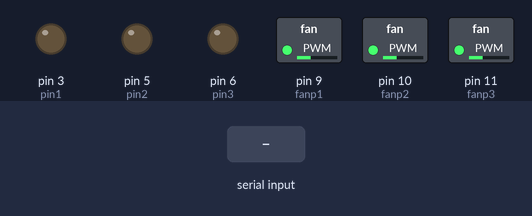
Simulated run of this sketch. Board: Arduino Uno, built with avr-gcc and run on an emulated ATmega328P. Parts: switched loads named in the sketch (green lamp = pin HIGH), output pins drawn as LEDs (lit = HIGH). Inputs (shaded band) come from the test bench.

Above: at 1.2 s.
1.3 s: "b" received over Serial
At 2.5 s:
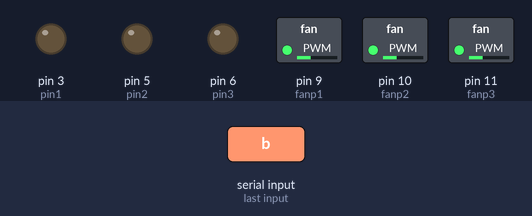
2.8 s: byte 108 ('l') received over Serial
At 3.8 s:
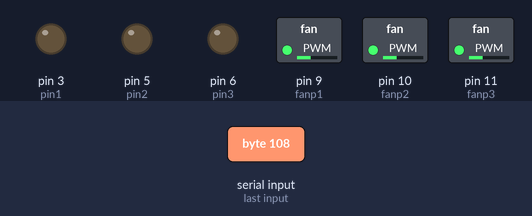
4.3 s: "g" received over Serial
At 4.9 s:
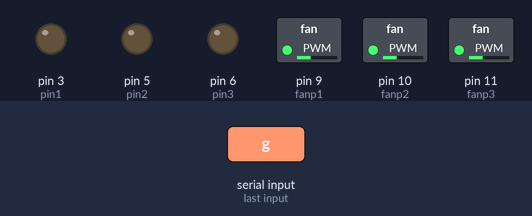
5.8 s: "e" received over Serial
At 7.0 s:
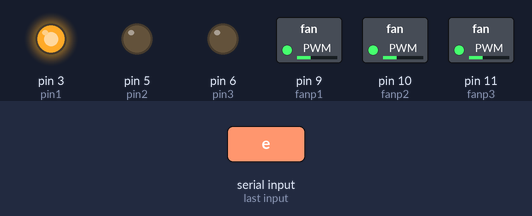
7.3 s: byte 109 ('m') received over Serial
At 7.4 s:
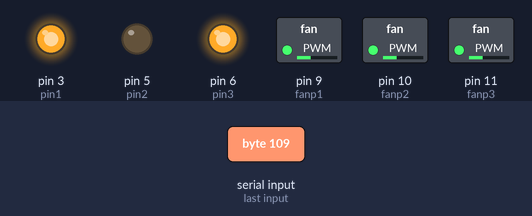
9.0 s: "h" received over Serial
At 9.1 s:
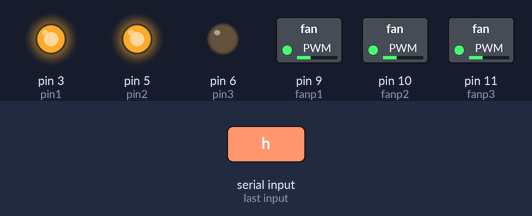
Timing chart, 0 to 11.7 s (numbered marks = the images above; inputs shaded):
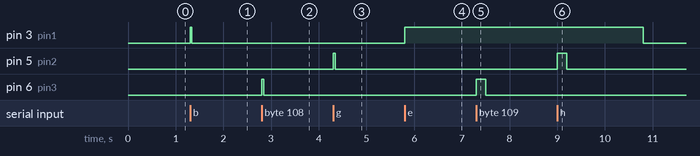

The sketch:

walking_arena_trigger_ard_time.ino
```cpp
 int mode = -1;
int Freq;
char incomingByte;
int pin1=3;
int pin2=5;
int pin3= 6;
int fanp1 =9;
int fanp2 =10;
int fanp3 =11;
unsigned long flash_dur1 = 10;
unsigned long flash_dur2 = 500;
unsigned long flash_dur3 = 1000;
int ar1_state = 0;
int ar2_state = 0;
int ar3_state =0;
unsigned long ar1_call = millis();
unsigned long ar2_call = millis();
unsigned long ar3_call = millis();
//int refrac =5000;
void setup() {
  Serial.begin(9600);
  pinMode(pin1, OUTPUT);
  pinMode(pin2, OUTPUT);
  pinMode(pin3, OUTPUT);
  pinMode(fanp1, OUTPUT);
  pinMode(fanp2, OUTPUT);
  pinMode(fanp3, OUTPUT);
  analogWrite(pin1, 0);
  analogWrite(pin2, 0);
  analogWrite(pin3, 0);
  analogWrite(fanp1, 255/3);
  analogWrite(fanp2, 255/3);
  analogWrite(fanp3, 255/3);

  // put your setup code here, to run once:

}

void loop() {
  if (Serial.available()){
    incomingByte = Serial.read();
  }

if(incomingByte=='a'){
  incomingByte =' ';
 }
if(incomingByte=='b'){
  analogWrite(pin1, 255);
  ar1_state =1;
  ar1_call = millis();
  flash_dur1 = 40;
  incomingByte =' ';
 }

if(incomingByte=='c'){
  analogWrite(pin1, 255);
  ar1_state =1;
  ar1_call = millis();
  flash_dur1 = 200;
  incomingByte =' ';
 }
 if(incomingByte=='d'){
  analogWrite(pin1,255);
  ar1_state =1;
  ar1_call = millis();
  flash_dur1 = 1000;
  incomingByte =' ';
 }
if(incomingByte=='e'){
  analogWrite(pin1, 255);
  ar1_state =1;
  ar1_call = millis();
  flash_dur1 = 5000;
  incomingByte =' ';
 }
 if(ar1_state ==1 and millis() > ar1_call + flash_dur1){
  analogWrite(pin1, 0);
  ar1_state =0;

 }
if(incomingByte=='f'){
  incomingByte =' ';
 }
 if(incomingByte=='g'){
  analogWrite(pin2, 255);
  ar2_state =1;
  flash_dur2 = 40;
  ar2_call =millis();
  incomingByte =' ';
 }
 if(incomingByte=='h'){
  analogWrite(pin2, 255);
  ar2_state =1;
  flash_dur2 = 200;
  ar2_call =millis();
  incomingByte =' ';
 }
 if(incomingByte=='i'){
  analogWrite(pin2, 255);
  ar2_state =1;
  flash_dur2 = 1000;
  ar2_call =millis();
  incomingByte =' ';
 }
 if(incomingByte=='j'){
  analogWrite(pin2, 255);
  ar2_state =1;
  flash_dur2 = 5000;
  ar2_call =millis();
  incomingByte =' ';
 }

if(ar2_state ==1 and millis() > ar2_call + flash_dur2){
  analogWrite(pin2, 0);
  ar2_state =0;
  }

 if(incomingByte=='k'){
  incomingByte =' ';
 }
if(incomingByte=='l'){
  analogWrite(pin3, 255);
  ar3_state =1;
  flash_dur3 = 40;
  ar3_call =millis();
  incomingByte =' ';
 }
 if(incomingByte=='m'){
  analogWrite(pin3, 255);
  ar3_state =1;
  flash_dur3 = 200;
  ar3_call =millis();
  incomingByte =' ';
 }
if(incomingByte=='n'){
  analogWrite(pin3, 255);
  ar3_state =1;
  flash_dur3 = 1000;
  ar3_call =millis();
  incomingByte =' ';
 }
if(incomingByte=='0'){
  analogWrite(pin3, 255);
  ar3_state =1;
  flash_dur3 = 5000;
  ar3_call =millis();
  incomingByte =' ';
 }

if(ar3_state ==1 and millis() > ar3_call + flash_dur3){
  analogWrite(pin3, 0);
  ar3_state =0;
  }


}
```

Measured:
- after the input at 1.3 s, pin 3 (pin1): LOW → HIGH at once, → LOW 0.04 s later
- after the input at 2.8 s, pin 6 (pin3): LOW → HIGH at once, → LOW 0.04 s later
- after the input at 4.3 s, pin 5 (pin2): LOW → HIGH at once, → LOW 0.04 s later
- after the input at 5.8 s, pin 3 (pin1): LOW → HIGH at once
- after the input at 7.3 s, pin 6 (pin3): LOW → HIGH at once, → LOW 0.20 s later
- after the input at 9.0 s, pin 5 (pin2): LOW → HIGH at once, → LOW 0.20 s later
